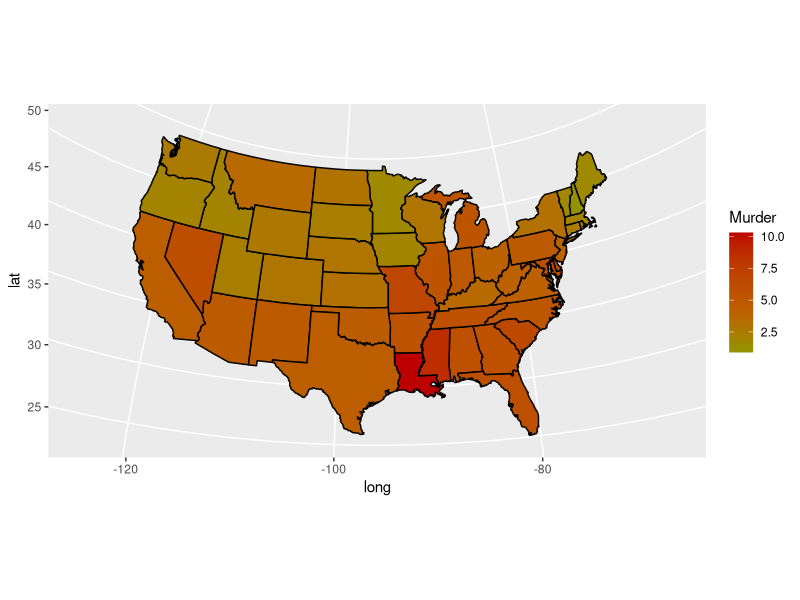

This chart was generated by the following R code:
library(mapproj)
library(maps)
library(ggplot2)
states_map <- map_data("state")

#Read and prepare data
crimeData = read.csv("TheSouthSucks.csv")
attach(crimeData)
crimeData$State <- tolower(crimeData$State)
row.names(crimeData)<-crimeData$State
crimeData_map <- merge(states_map,crimeData,by.x="region", by.y="State")
#Show data in map
plot <- ggplot(crimeData_map, aes(x=long, y=lat, group=group, fill=Murder))
plot <- plot + geom_polygon(colour="black")
plot <- plot + scale_fill_gradient2(low="#3bbc00", mid="#bc6100", high="#bc0000", midpoint=median(crimeData$Murder))
plot <- plot +coord_map("polyconic")
print(plot)
